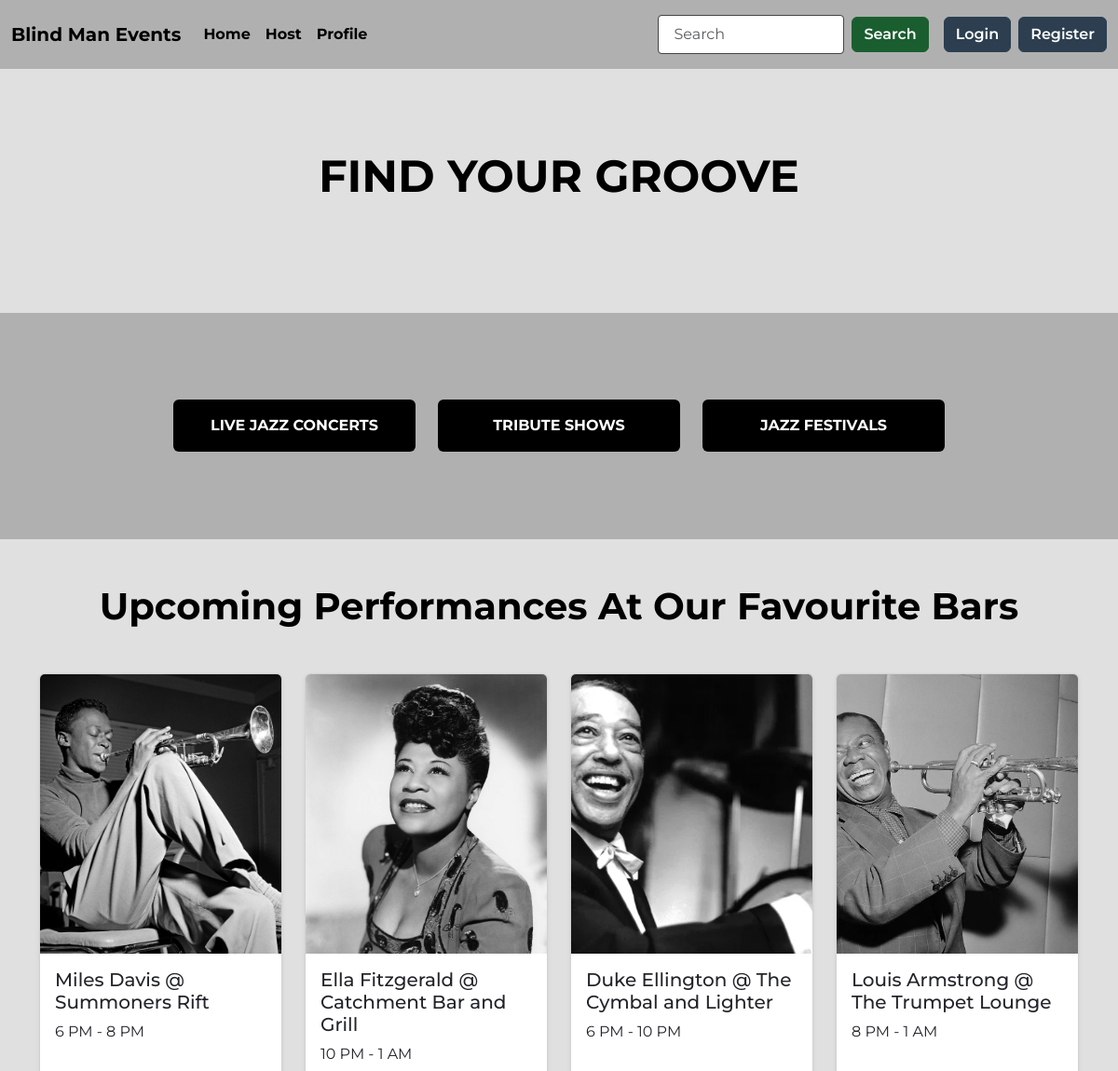
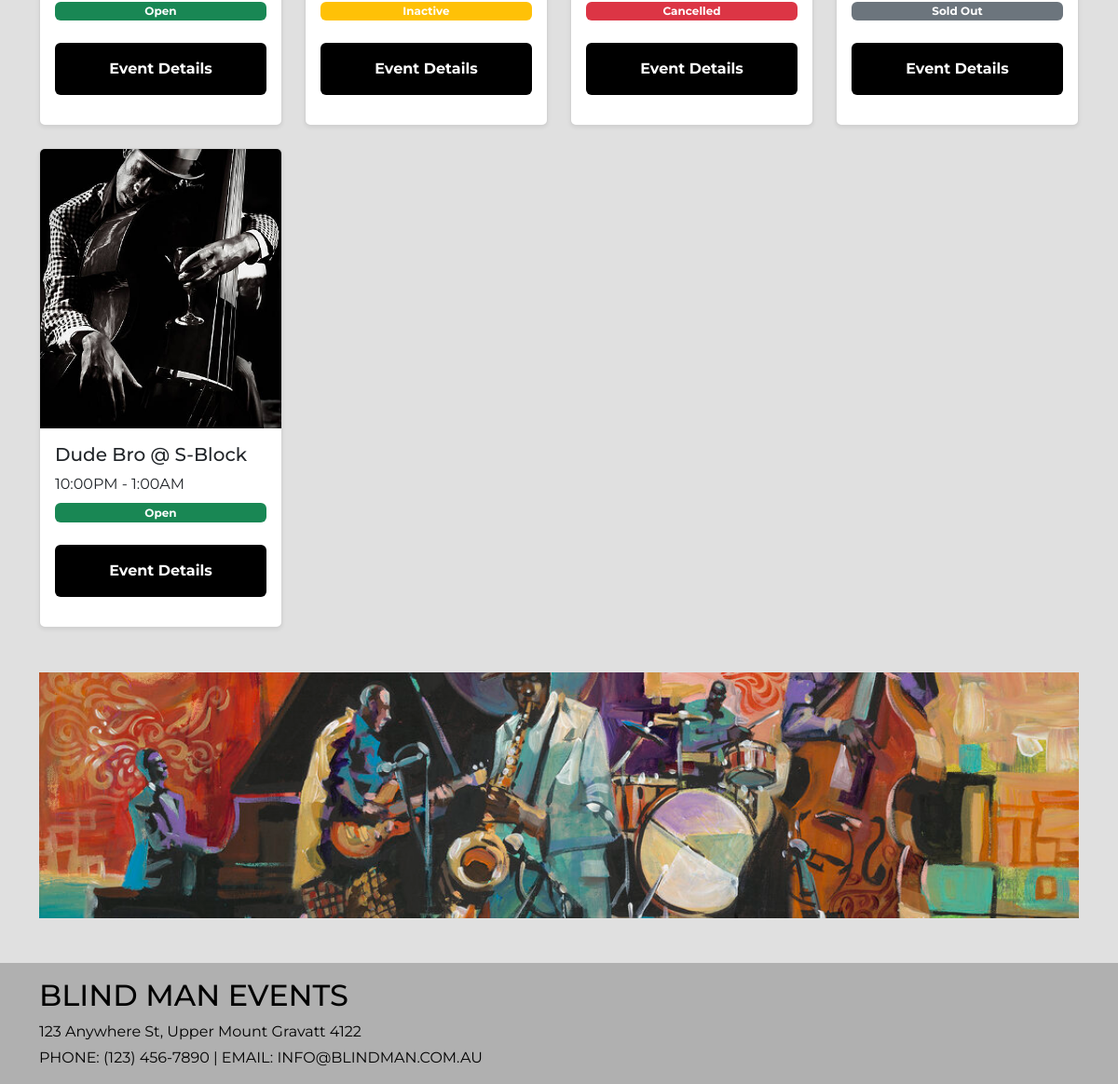
The page / on the database its author committed (2 pictures, top to bottom).
### travel/models.py (models this page shows, shortened)
class Event(db.Model):
    __tablename__ = 'events'
    id = db.Column(db.Integer, primary_key=True)
    title = db.Column(db.String(80))
    date = db.Column(db.String(80))
    time = db.Column(db.String(80))
    location = db.Column(db.String(100))
    event_description = db.Column(db.String(200))
    event_type = db.Column(db.String(20))
    image = db.Column(db.String(400))
    tickets_remaining = db.Column(db.Integer)
    status = db.Column(db.String(20))
    ticket_price = db.Column(db.Integer)
    organizer_id = db.Column(db.Integer, db.ForeignKey('users.id'))
    comments = db.relationship('Comment', backref='event')
    booking_history = db.relationship('PurchasedTicket', backref='event')

### travel/views.py (the view)
@mainbp.route('/')
def index():
    events = db.session.scalars(db.select(Event)).all()
    return render_template('index.html', events=events)

### travel/templates/index.html
{% extends 'base.html' %}
{% block content %}
<section class="split-section">
  <div class="top-half">
    <h1>FIND YOUR GROOVE</h1>
  </div>
  <div class="bottom-half text-center">
    <div class="container">
      <div class="row justify-content-center">
        <div class="col-md-3">
          <a class="btn btn-dark w-100 my-2" href="{{ url_for('main.category_view', category="LiveJazz") }}">LIVE JAZZ CONCERTS</a>
        </div>
        <div class="col-md-3">
          <a class="btn btn-dark w-100 my-2" href="{{ url_for('main.category_view', category="TributeShow") }}">TRIBUTE SHOWS</a>
        </div>
        <div class="col-md-3">
          <a class="btn btn-dark w-100 my-2" href="{{ url_for('main.category_view', category="JazzFestival") }}">JAZZ FESTIVALS</a>
        </div>
      </div>
    </div>
  </div>
</section>
<main class="container my-5">
  <div class="text-center mb-5">
    <h2 class="fw-bold display-6">
      Upcoming Performances At Our Favourite Bars
    </h2>
  </div>
  <div class="row gy-4">
    {% for event in events %}
    <div class="col-12 col-md-6 col-lg-3">
      <div class="card h-100 shadow-sm">
        <img
          src="{{event.image}}"
          class="card-img-top img-fluid"
          alt="Event Image"
          style="height: 300px; object-fit: cover"
        />
        <div class="card-body d-flex flex-column">
          <h5 class="card-title mb-2">{{event.title}}</h5>
          <p class="card-text mb-auto">{{event.time}}</p>
          {% if event.status == 'Cancelled' %}
            <span class="badge bg-danger mt-2 mb-2">{{event.status}}</span>
          {% elif event.status == 'Inactive' %}
            <span class="badge bg-warning mt-2 mb-2">{{event.status}}</span>
          {% elif event.status == 'Open' %}
            <span class="badge bg-success mt-2 mb-2">{{event.status}}</span>
          {% elif event.tickets_remaining == '0' or event.status == 'Sold Out' %}
            <span class="badge bg-secondary mt-2 mb-2">{{event.status}}</span>
          {% endif %}
          <a href="{{url_for('destination.show', id=event.id)}}" class="btn btn-dark mt-3">
            Event Details
          </a>
        </div>
      </div>
    </div>
    {% endfor %}
  </div>
  <div class="image-break my-5">
    <img
      src="static/image/jazz_column.jpg"
      class="img-fluid w-100"
      alt="Jazz Band Break"
      style="height: 33vh; object-fit: cover"
    />
  </div>
</main>
{% endblock %}

### travel/static/css/mystyle.css (style rules this page uses)
body { font-family: 'Montserrat', sans-serif; background-color: #e0e0e0; color: #000; }
main.container { flex: 1; }
.card-img-top { height: 250px; object-fit: cover; object-position: center; }
.split-section { display: flex; flex-direction: column; min-height: calc(70vh - 56px); }
.top-half, .bottom-half { display: flex; flex-direction: column; justify-content: center; align-items: center; padding: 4rem 2rem; text-align: center; }
.top-half { background-color: #e0e0e0; flex: 1; }
.bottom-half { background-color: #b0b0b0; flex: 1; }
.split-section h1, .split-section h2 { font-size: 3rem; font-weight: 700; margin-bottom: 2rem; }
.btn-dark { background-color: #000; border: none; padding: 1rem 2rem; font-weight: 700; margin-bottom: 1rem; }
.card img { width: 100%; height: 200px; object-fit: cover; }

### rows shown on the page
Event: image (picture), title "Miles Davis @ Summoners Rift", time "6 PM - 8 PM", status "Open"
Event: image (picture), title "Ella Fitzgerald @ Catchment Bar and Grill", time "10 PM - 1 AM", status "Inactive"
Event: image (picture), title "Duke Ellington @ The Cymbal and Lighter", time "6 PM - 10 PM", status "Cancelled"
Event: image (picture), title "Louis Armstrong @ The Trumpet Lounge", time "8 PM - 1 AM", status "Sold Out"
Event: image (picture), title "Dude Bro @ S-Block", time "10:00PM - 1:00AM", status "Open"
